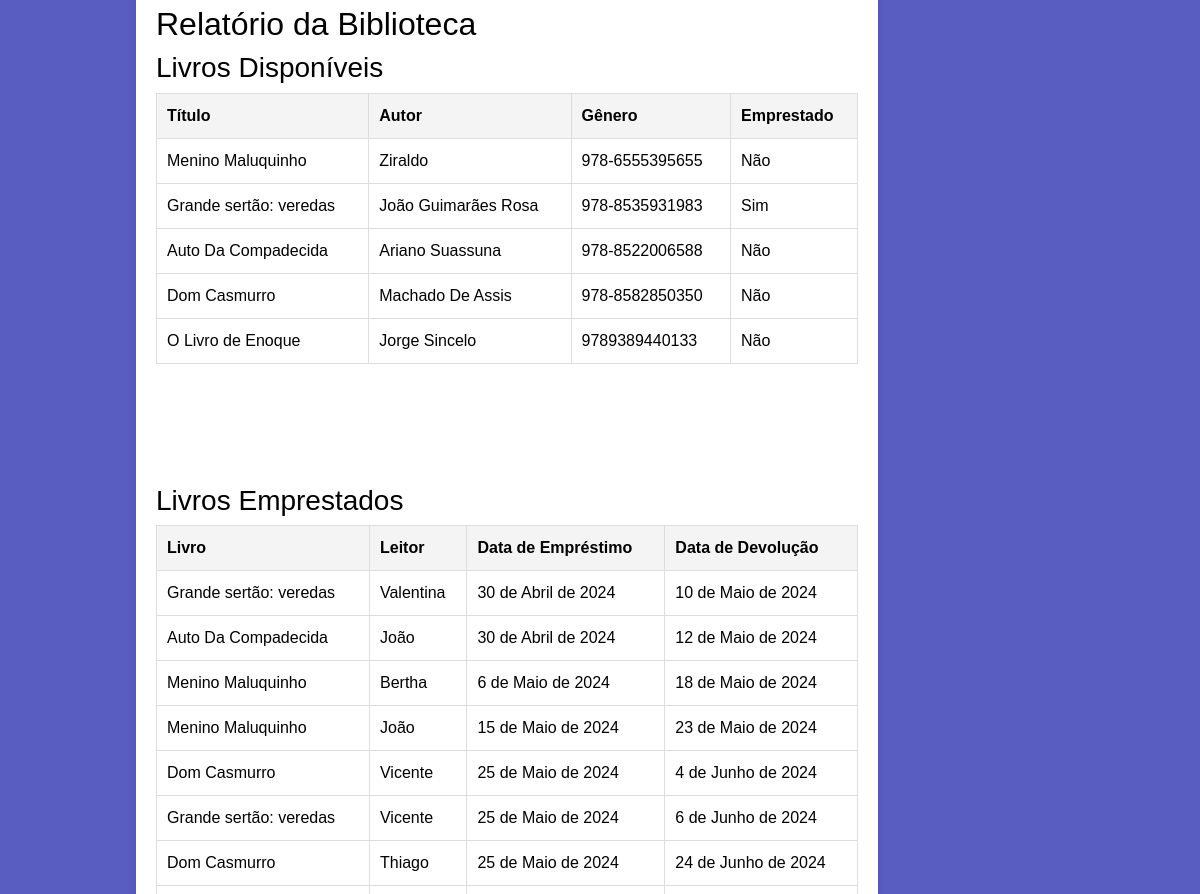
The page /relatorio/ (middle part) on the database as committed earlier.
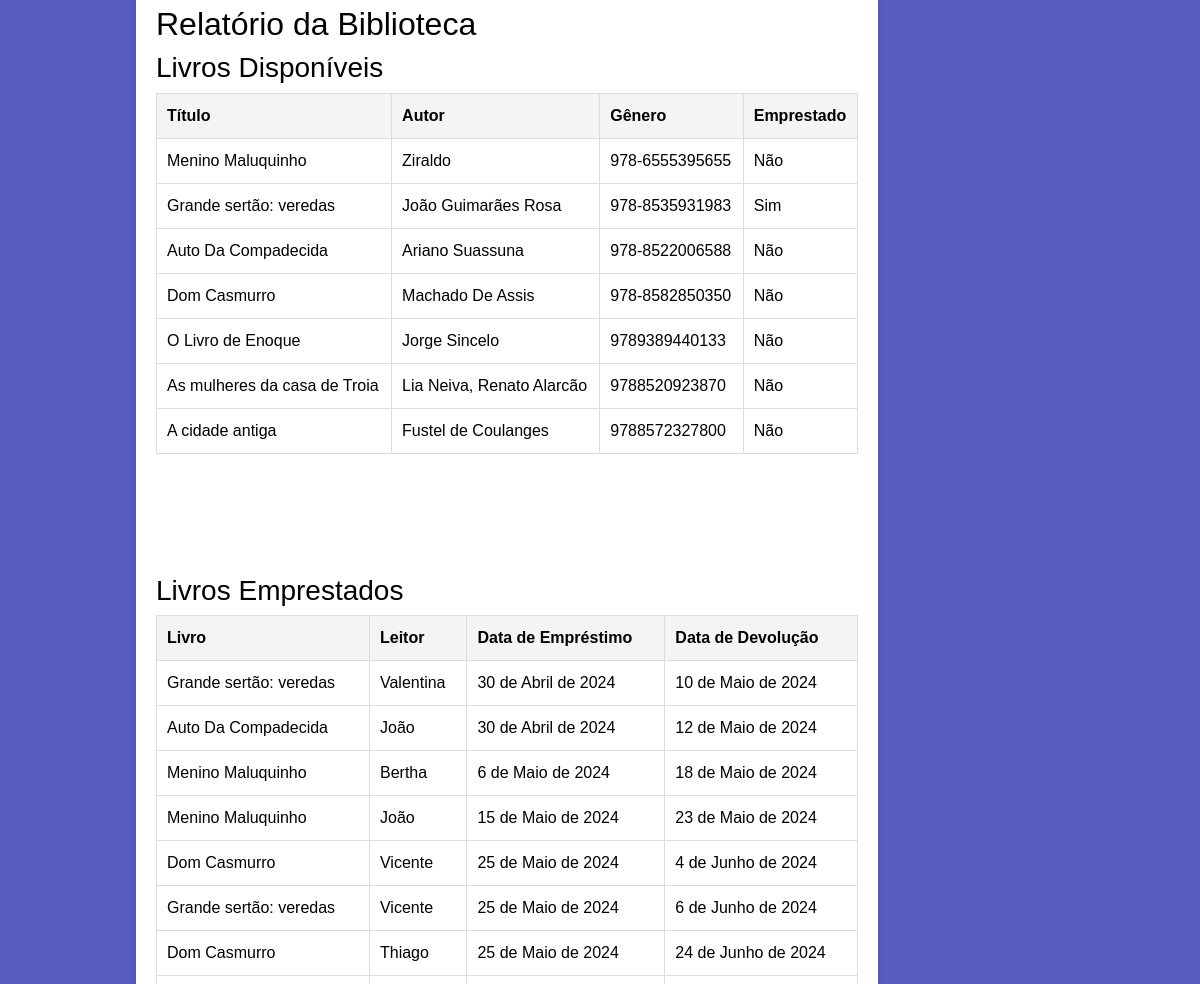
The same page on the database as committed later.
### biblioteca_app/models.py (models this page shows, shortened)
class Book(models.Model):
    book_name = models.CharField(max_length=200, verbose_name="Nome do Livro")
    author = models.CharField(max_length=200, verbose_name="Autor")
    isbn = models.CharField(max_length=20, verbose_name="ISBN")
    borrowed = models.BooleanField(default=False, verbose_name="Emprestado")
    class Meta:
        verbose_name = "Livro"
        verbose_name_plural = "Livros"

class Loan(models.Model):
    book = models.ForeignKey('Book', on_delete=models.CASCADE)
    reader = models.ForeignKey('Reader', on_delete=models.CASCADE)
    date_borrowed = models.DateField(auto_now_add=True)
    date_returned = models.DateField(null=True, blank=True)

class Reader(models.Model):
    reference_id = models.CharField(max_length=200, verbose_name="RA Aluno")
    reader_name = models.CharField(max_length=200, verbose_name="Nome do Aluno")
    reader_contact = models.CharField(max_length=200, verbose_name="Contato do Aluno")
    grade_year = models.CharField(max_length=200, verbose_name="Ano de Ensino")
    active = models.BooleanField(default=True)
    class Meta:
        verbose_name = "Leitor"
        verbose_name_plural = "Leitores"

### biblioteca_app/views.py (the view)
# urls.py: path('relatorio/', relatorio, name='relatorio'),
def relatorio(request):
    livros = Book.objects.all()
    loans = Loan.objects.all()
    return render(request, 'relatorio.html', {'books': livros, 'loans': loans})

### biblioteca_app/templates/relatorio.html (shortened to what this page needs)
   <!DOCTYPE html>
   <html lang="pt-BR">
   <head>
       {% extends "index.html" %}
       {% load static %}
       {% block main_content %}
   </head>
   <body>
     <div id="conteudo-pdf">
        <div class="table-container">
            <h2>Relatório da Biblioteca</h2>
            <h3>Livros Disponíveis</h3>
            <table>
                <thead>
                    <tr>
                        <th>Título</th>
                        <th>Autor</th>
                        <th>Gênero</th>
                        <th>Emprestado</th>
                    </tr>
                </thead>
                <tbody>
                    {% for book in books %}
                    <tr>
                        <td>{{ book.book_name }}</td>
                        <td>{{ book.author }}</td>
                        <td>{{ book.isbn }}</td>
                        <td>{% if book.borrowed %} Sim {% else %} Não {% endif %}</td>
                    </tr>
                    {% endfor %}
                </tbody>
            </table>
        <br>
        <br>
        <br>
        <br>
        <br>
            <h3>Livros Emprestados</h3>
            <table>
                <thead>
                    <tr>
                        <th>Livro</th>
                        <th>Leitor</th>
                        <th>Data de Empréstimo</th>
                        <th>Data de Devolução</th>
                    </tr>
                </thead>
                <tbody>
                    {% for loan in loans %}
                    <tr>
                        <td>{{ loan.book.book_name }}</td>
                        <td>{{ loan.reader.reader_name }}</td>
                        <td>{{ loan.date_borrowed }}</td>
                        <td>{{ loan.date_returned }}</td>
                    </tr>
                    {% endfor %}
                </tbody>
            </table>
       </div>
       </div>
       {% endblock %}

### biblioteca_app/templates/index.html (shortened to what this page needs)
<!doctype html>
<html lang="pt-br">
{% load static %}
<head>
    <link href="https://cdn.jsdelivr.net/npm/bootstrap@5.3.3/dist/css/bootstrap.min.css" rel="stylesheet">
</head>
<body class="light-theme">
{% block main_content %}{% endblock %}
</body>
</html>

### biblioteca_app/templates/index.html (style rules this page uses)
body { font-size: 16px; transition: background-color 0.3s, color 0.3s, font-size 0.3s; }
body { background-color: white; color: black; }

### biblioteca_app/templates/relatorio.html (style rules this page uses)
* { margin: 0; padding: 0; box-sizing: border-box; font-family: Arial, sans-serif; }
body { background: rgb(89, 92, 193); display: flex; flex-direction: column; align-items: center; padding: 20px; }
.table-container { width: 80%; max-width: 1000px; background: white; padding: 20px; border-radius: 10px; box-shadow: 0 4px 8px rgba(0, 0, 0, 0.1); margin-bottom: 20px; min-height: 500px; overflow: auto; }
table { width: 100%; border-collapse: collapse; display: table; }
th, td { border: 1px solid #ddd; padding: 10px; text-align: left; }
th { background-color: #f4f4f4; }
#conteudo-pdf { width: 80%; max-width: 1000px; margin: auto; }

Rows that differ between the two databases and show on the page:
added Book: book_name "As mulheres da casa de Troia", author "Lia Neiva, Renato Alarcão", isbn "9788520923870", borrowed "Não"
added Book: book_name "A cidade antiga", author "Fustel de Coulanges", isbn "9788572327800", borrowed "Não"
